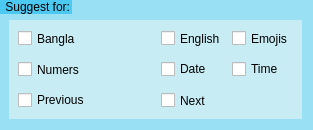
                   <widget class="QGroupBox" name="groupBox_8">
                    <property name="minimumSize">
                     <size>
                      <width>0</width>
                      <height>0</height>
                     </size>
                    </property>
                    <property name="maximumSize">
                     <size>
                      <width>16777215</width>
                      <height>150</height>
                     </size>
                    </property>
                    <property name="styleSheet">
                     <string notr="true">QGroupBox {
    border: none;
	background-color: rgb(154, 224, 245);
}
QGroupBox::title {
	border:none;
	background-color: rgb(76, 201, 240);
}
</string>
                    </property>
                    <property name="title">
                     <string> Suggest for:</string>
                    </property>
                    <layout class="QGridLayout" name="gridLayout_28">
                     <property name="leftMargin">
                      <number>9</number>
                     </property>
                     <property name="topMargin">
                      <number>20</number>
                     </property>
                     <item row="0" column="0" colspan="2">
                      <widget class="QGroupBox" name="groupBox_18">
                       <property name="styleSheet">
                        <string notr="true">QGroupBox {
    border: none;
	background-color: rgb(200, 236, 243);
}
</string>
                       </property>
                       <property name="title">
                        <string/>
                       </property>
                       <layout class="QGridLayout" name="gridLayout_36">
                        <property name="topMargin">
                         <number>6</number>
                        </property>
                        <property name="bottomMargin">
                         <number>6</number>
                        </property>
                        <item row="0" column="1">
                         <widget class="QCheckBox" name="EnglishSuggestCheckBox">
                          <property name="minimumSize">
                           <size>
                            <width>18</width>
                            <height>25</height>
                           </size>
                          </property>
                          <property name="maximumSize">
                           <size>
                            <width>16777215</width>
                            <height>25</height>
                           </size>
                          </property>
                          <property name="text">
                           <string>English</string>
                          </property>
                         </widget>
                        </item>
                        <item row="0" column="2">
                         <widget class="QCheckBox" name="SuggestEmojiesCheckBox">
                          <property name="minimumSize">
                           <size>
                            <width>0</width>
                            <height>25</height>
                           </size>
                          </property>
                          <property name="maximumSize">
                           <size>
                            <width>16777215</width>
                            <height>25</height>
                           </size>
                          </property>
                          <property name="toolTip">
                           <string>&lt;html&gt;&lt;head/&gt;&lt;body&gt;&lt;p&gt;Turning on this feature will suggest emojis and special characters while typing.&lt;/p&gt;&lt;p&gt;&lt;span style=&quot; font-size:12pt;&quot;&gt;😄💥&lt;/span&gt;&lt;span style=&quot; font-size:14pt;&quot;&gt;Ω&lt;/span&gt;&lt;span style=&quot; font-size:12pt;&quot;&gt;🔥 &lt;/span&gt;&lt;/p&gt;&lt;/body&gt;&lt;/html&gt;</string>
                          </property>
                          <property name="text">
                           <string>Emojis</string>
                          </property>
                         </widget>
                        </item>
                        <item row="0" column="0">
                         <widget class="QCheckBox" name="banglaSuggestCheckBox">
                          <property name="enabled">
                           <bool>true</bool>
                          </property>
                          <property name="minimumSize">
                           <size>
                            <width>0</width>
                            <height>25</height>
                           </size>
                          </property>
                          <property name="maximumSize">
                           <size>
                            <width>16777215</width>
                            <height>25</height>
                           </size>
                          </property>
                          <property name="text">
                           <string>Bangla</string>
                          </property>
                         </widget>
                        </item>
                        <item row="2" column="1">
                         <widget class="QCheckBox" name="DateCheckBox">
                          <property name="text">
                           <string>Date</string>
                          </property>
                         </widget>
                        </item>
                        <item row="2" column="2">
                         <widget class="QCheckBox" name="SuggestTimeCheckBox">
                          <property name="text">
                           <string>Time</string>
                          </property>
                         </widget>
                        </item>
                        <item row="2" column="0">
                         <widget class="QCheckBox" name="suggestNumberCheckbox">
                          <property name="minimumSize">
                           <size>
                            <width>137</width>
                            <height>25</height>
                           </size>
                          </property>
                          <property name="toolTip">
                           <string>&lt;html&gt;&lt;head/&gt;&lt;body&gt;&lt;p&gt;&lt;span style=&quot; font-size:12pt;&quot;&gt;Numbers in words&lt;/span&gt;&lt;/p&gt;&lt;/body&gt;&lt;/html&gt;</string>
                          </property>
                          <property name="text">
                           <string>Numers</string>
                          </property>
                         </widget>
                        </item>
                        <item row="3" column="0">
                         <widget class="QCheckBox" name="wordByWordCheckBox">
                          <property name="toolTip">
                           <string>&lt;html&gt;&lt;head/&gt;&lt;body&gt;&lt;p&gt;Tracks every word in the sentence. If you press backspace after pressing space, the last word you typed will be restored for editing. (Enables the recovery of words in the current sentence.)&lt;/p&gt;&lt;p&gt;(pro feature)&lt;/p&gt;&lt;/body&gt;&lt;/html&gt;</string>
                          </property>
                          <property name="text">
                           <string>Previous</string>
                          </property>
                         </widget>
                        </item>
                        <item row="3" column="1">
                         <widget class="QCheckBox" name="SentenceCheckBox">
                          <property name="minimumSize">
                           <size>
                            <width>0</width>
                            <height>25</height>
                           </size>
                          </property>
                          <property name="maximumSize">
                           <size>
                            <width>16777215</width>
                            <height>25</height>
                           </size>
                          </property>
                          <property name="toolTip">
                           <string>&lt;html&gt;&lt;head/&gt;&lt;body&gt;&lt;p&gt;&lt;br/&gt;&lt;/p&gt;&lt;/body&gt;&lt;/html&gt;</string>
                          </property>
                          <property name="text">
                           <string>Next</string>
                          </property>
                         </widget>
                        </item>
                       </layout>
                      </widget>
                     </item>
                    </layout>
                   </widget>
